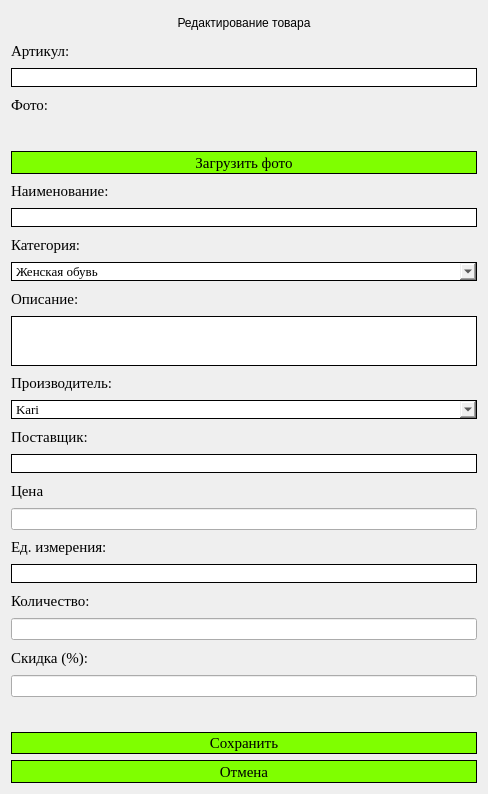
<?xml version="1.0" encoding="UTF-8"?>
<ui version="4.0">
 <class>Dialog</class>
 <widget class="QDialog" name="Dialog">
  <property name="geometry">
   <rect>
    <x>0</x>
    <y>0</y>
    <width>488</width>
    <height>794</height>
   </rect>
  </property>
  <property name="windowTitle">
   <string>Dialog</string>
  </property>
  <layout class="QGridLayout" name="gridLayout">
   <item row="2" column="0">
    <widget class="QLineEdit" name="articul_input">
     <property name="font">
      <font>
       <family>Times New Roman</family>
       <pointsize>10</pointsize>
      </font>
     </property>
     <property name="styleSheet">
      <string notr="true">#articul_input {
    border: 1px solid black;
}

#articul_input:focus {
    border-color: #00FA9A;
}</string>
     </property>
     <property name="readOnly">
      <bool>false</bool>
     </property>
    </widget>
   </item>
   <item row="9" column="0">
    <widget class="QComboBox" name="category_input">
     <property name="font">
      <font>
       <family>Times New Roman</family>
       <pointsize>10</pointsize>
      </font>
     </property>
     <property name="styleSheet">
      <string notr="true">#category_input {
    border: 1px solid black;
}

#category_input:hover {
    border-color: #00FA9A;
}</string>
     </property>
     <item>
      <property name="text">
       <string>Женская обувь</string>
      </property>
     </item>
     <item>
      <property name="text">
       <string>Мужская обувь</string>
      </property>
     </item>
    </widget>
   </item>
   <item row="6" column="0">
    <widget class="QLabel" name="label_4">
     <property name="font">
      <font>
       <family>Times New Roman</family>
       <pointsize>11</pointsize>
      </font>
     </property>
     <property name="text">
      <string>Наименование:</string>
     </property>
    </widget>
   </item>
   <item row="7" column="0">
    <widget class="QLineEdit" name="name_input">
     <property name="font">
      <font>
       <family>Times New Roman</family>
       <pointsize>10</pointsize>
      </font>
     </property>
     <property name="styleSheet">
      <string notr="true">#name_input {
    border: 1px solid black;
}

#name_input:focus {
    border-color: #00FA9A;
}</string>
     </property>
     <property name="placeholderText">
      <string/>
     </property>
    </widget>
   </item>
   <item row="11" column="0">
    <widget class="QTextEdit" name="description_input">
     <property name="maximumSize">
      <size>
       <width>16777215</width>
       <height>50</height>
      </size>
     </property>
     <property name="font">
      <font>
       <family>Times New Roman</family>
       <pointsize>10</pointsize>
      </font>
     </property>
     <property name="styleSheet">
      <string notr="true">#description_input {
    border: 1px solid black;
}

#description_input:focus {
    border-color: #00FA9A;
}</string>
     </property>
    </widget>
   </item>
   <item row="1" column="0">
    <widget class="QLabel" name="label_2">
     <property name="font">
      <font>
       <family>Times New Roman</family>
       <pointsize>11</pointsize>
      </font>
     </property>
     <property name="text">
      <string>Артикул:</string>
     </property>
    </widget>
   </item>
   <item row="25" column="0">
    <widget class="QPushButton" name="save_button">
     <property name="sizePolicy">
      <sizepolicy hsizetype="Preferred" vsizetype="Preferred">
       <horstretch>0</horstretch>
       <verstretch>0</verstretch>
      </sizepolicy>
     </property>
     <property name="minimumSize">
      <size>
       <width>0</width>
       <height>20</height>
      </size>
     </property>
     <property name="font">
      <font>
       <family>Times New Roman</family>
       <pointsize>11</pointsize>
      </font>
     </property>
     <property name="styleSheet">
      <string notr="true">#save_button {
    background-color: #7FFF00;
    border: 1px solid black;
}

#save_button:hover {
    background-color: #00FA9A;
}</string>
     </property>
     <property name="text">
      <string>Сохранить</string>
     </property>
    </widget>
   </item>
   <item row="5" column="0">
    <widget class="QPushButton" name="download_photo">
     <property name="sizePolicy">
      <sizepolicy hsizetype="Preferred" vsizetype="Preferred">
       <horstretch>0</horstretch>
       <verstretch>0</verstretch>
      </sizepolicy>
     </property>
     <property name="minimumSize">
      <size>
       <width>0</width>
       <height>20</height>
      </size>
     </property>
     <property name="font">
      <font>
       <family>Times New Roman</family>
       <pointsize>11</pointsize>
      </font>
     </property>
     <property name="styleSheet">
      <string notr="true">#download_photo {
    background-color: #7FFF00;
    border: 1px solid black;
}

#download_photo:hover {
    background-color: #00FA9A;
}</string>
     </property>
     <property name="text">
      <string>Загрузить фото</string>
     </property>
    </widget>
   </item>
   <item row="8" column="0">
    <widget class="QLabel" name="label_5">
     <property name="font">
      <font>
       <family>Times New Roman</family>
       <pointsize>11</pointsize>
      </font>
     </property>
     <property name="text">
      <string>Категория:</string>
     </property>
    </widget>
   </item>
   <item row="16" column="0">
    <widget class="QLabel" name="label_9">
     <property name="font">
      <font>
       <family>Times New Roman</family>
       <pointsize>11</pointsize>
      </font>
     </property>
     <property name="text">
      <string>Цена</string>
     </property>
    </widget>
   </item>
   <item row="18" column="0">
    <widget class="QLabel" name="label_10">
     <property name="font">
      <font>
       <family>Times New Roman</family>
       <pointsize>11</pointsize>
      </font>
     </property>
     <property name="text">
      <string>Ед. измерения:</string>
     </property>
    </widget>
   </item>
   <item row="21" column="0">
    <widget class="QLineEdit" name="quantity_input"/>
   </item>
   <item row="17" column="0">
    <widget class="QLineEdit" name="price_input"/>
   </item>
   <item row="14" column="0">
    <widget class="QLabel" name="label_8">
     <property name="font">
      <font>
       <family>Times New Roman</family>
       <pointsize>11</pointsize>
      </font>
     </property>
     <property name="text">
      <string>Поставщик:</string>
     </property>
    </widget>
   </item>
   <item row="13" column="0">
    <widget class="QComboBox" name="maker_input">
     <property name="font">
      <font>
       <family>Times New Roman</family>
       <pointsize>10</pointsize>
      </font>
     </property>
     <property name="styleSheet">
      <string notr="true">#maker_input {
    border: 1px solid black;
}

#maker_input:hover {
    border-color: #00FA9A;
}</string>
     </property>
     <item>
      <property name="text">
       <string>Kari</string>
      </property>
     </item>
     <item>
      <property name="text">
       <string>Marco Tozzi</string>
      </property>
     </item>
     <item>
      <property name="text">
       <string>Рос</string>
      </property>
     </item>
     <item>
      <property name="text">
       <string>Rieker</string>
      </property>
     </item>
     <item>
      <property name="text">
       <string>Alessio Nesca</string>
      </property>
     </item>
     <item>
      <property name="text">
       <string>CROSBY</string>
      </property>
     </item>
     <item>
      <property name="text">
       <string>New Item</string>
      </property>
     </item>
    </widget>
   </item>
   <item row="4" column="0">
    <widget class="QLabel" name="photo">
     <property name="maximumSize">
      <size>
       <width>70</width>
       <height>70</height>
      </size>
     </property>
     <property name="text">
      <string/>
     </property>
     <property name="pixmap">
      <pixmap>../../../../Users/nightmare/Downloads/import/picture.png</pixmap>
     </property>
     <property name="scaledContents">
      <bool>true</bool>
     </property>
    </widget>
   </item>
   <item row="12" column="0">
    <widget class="QLabel" name="label_7">
     <property name="font">
      <font>
       <family>Times New Roman</family>
       <pointsize>11</pointsize>
      </font>
     </property>
     <property name="text">
      <string>Производитель:</string>
     </property>
    </widget>
   </item>
   <item row="20" column="0">
    <widget class="QLabel" name="label_11">
     <property name="font">
      <font>
       <family>Times New Roman</family>
       <pointsize>11</pointsize>
      </font>
     </property>
     <property name="text">
      <string>Количество:</string>
     </property>
    </widget>
   </item>
   <item row="19" column="0">
    <widget class="QLineEdit" name="metric_input">
     <property name="font">
      <font>
       <family>Times New Roman</family>
       <pointsize>10</pointsize>
      </font>
     </property>
     <property name="styleSheet">
      <string notr="true">#metric_input {
    border: 1px solid black;
}

#metric_input:focus {
    border-color: #00FA9A;
}</string>
     </property>
    </widget>
   </item>
   <item row="23" column="0">
    <widget class="QLineEdit" name="discount_input"/>
   </item>
   <item row="22" column="0">
    <widget class="QLabel" name="label_12">
     <property name="font">
      <font>
       <family>Times New Roman</family>
       <pointsize>11</pointsize>
      </font>
     </property>
     <property name="text">
      <string>Скидка (%):</string>
     </property>
    </widget>
   </item>
   <item row="15" column="0">
    <widget class="QLineEdit" name="provider_input">
     <property name="font">
      <font>
       <family>Times New Roman</family>
       <pointsize>10</pointsize>
      </font>
     </property>
     <property name="styleSheet">
      <string notr="true">#provider_input {
    border: 1px solid black;
}

#provider_input:focus {
    border-color: #00FA9A;
}</string>
     </property>
    </widget>
   </item>
   <item row="10" column="0">
    <widget class="QLabel" name="label_6">
     <property name="font">
      <font>
       <family>Times New Roman</family>
       <pointsize>11</pointsize>
      </font>
     </property>
     <property name="text">
      <string>Описание:</string>
     </property>
    </widget>
   </item>
   <item row="3" column="0">
    <widget class="QLabel" name="label">
     <property name="font">
      <font>
       <family>Times New Roman</family>
       <pointsize>11</pointsize>
      </font>
     </property>
     <property name="text">
      <string>Фото:</string>
     </property>
    </widget>
   </item>
   <item row="24" column="0">
    <widget class="QWidget" name="widget" native="true"/>
   </item>
   <item row="26" column="0">
    <widget class="QPushButton" name="cancel_button">
     <property name="sizePolicy">
      <sizepolicy hsizetype="Preferred" vsizetype="Preferred">
       <horstretch>0</horstretch>
       <verstretch>0</verstretch>
      </sizepolicy>
     </property>
     <property name="minimumSize">
      <size>
       <width>0</width>
       <height>20</height>
      </size>
     </property>
     <property name="font">
      <font>
       <family>Times New Roman</family>
       <pointsize>11</pointsize>
      </font>
     </property>
     <property name="styleSheet">
      <string notr="true">#cancel_button {
    background-color: #7FFF00;
    border: 1px solid black;
}

#cancel_button:hover {
    background-color: #00FA9A;
}</string>
     </property>
     <property name="text">
      <string>Отмена</string>
     </property>
    </widget>
   </item>
   <item row="0" column="0">
    <widget class="QLabel" name="label_3">
     <property name="text">
      <string>Редактирование товара</string>
     </property>
     <property name="alignment">
      <set>Qt::AlignmentFlag::AlignCenter</set>
     </property>
    </widget>
   </item>
  </layout>
 </widget>
 <resources/>
 <connections/>
</ui>
